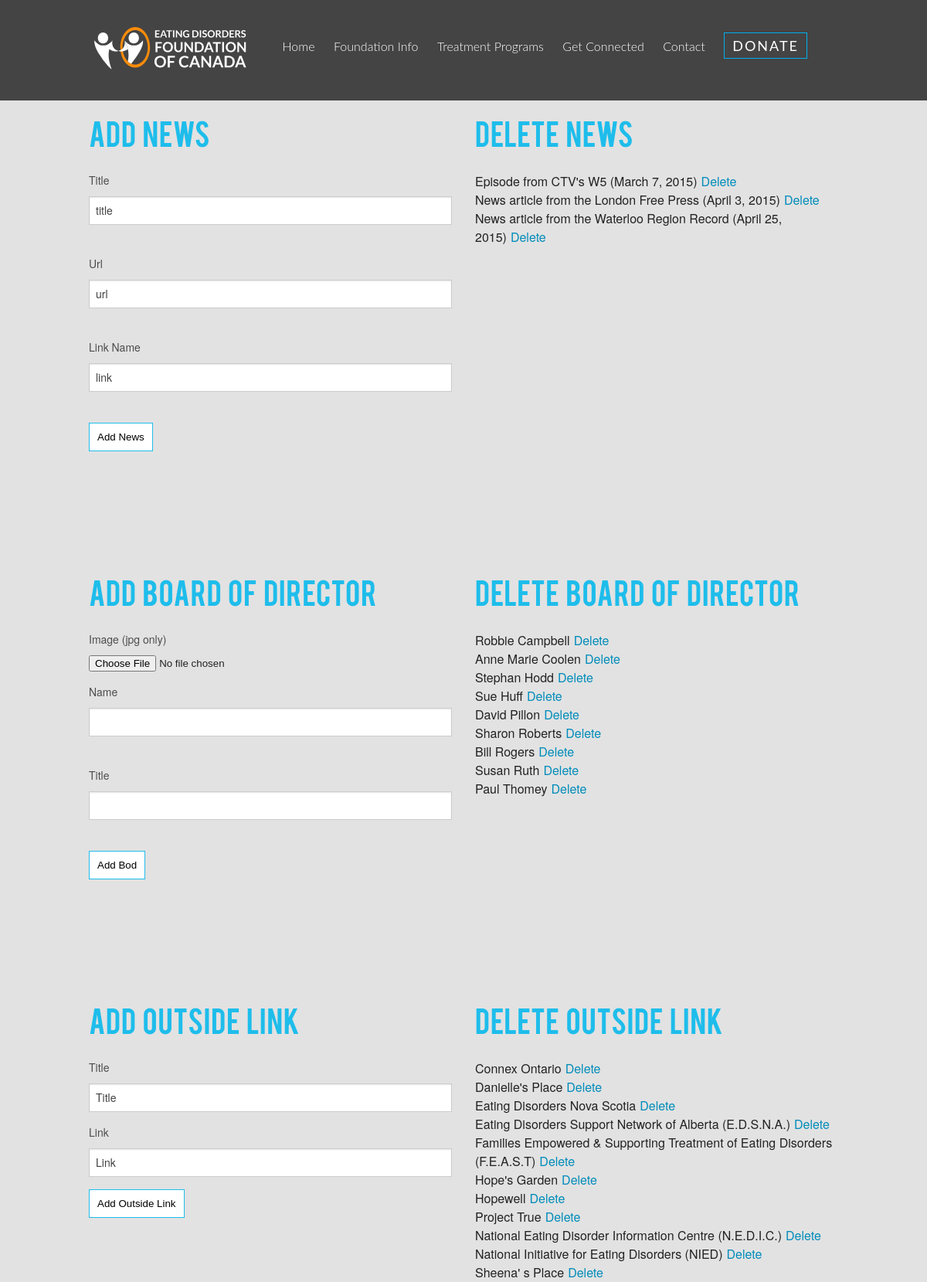
Screenshot of /admin/admin_editfoundation.php with the database file from the repository.
### tables this page shows
CREATE TABLE IF NOT EXISTS tbl_news_updates (
  news_updates_id smallint(5) unsigned NOT NULL AUTO_INCREMENT,
  news_updates_title varchar(300) NOT NULL,
  news_updates_url varchar(300) NOT NULL,
  news_updates_link varchar(300) NOT NULL,
  PRIMARY KEY (news_updates_id)
);

CREATE TABLE IF NOT EXISTS tbl_bod (
  bod_id smallint(4) unsigned NOT NULL AUTO_INCREMENT,
  bod_img varchar(50) NOT NULL,
  bod_name varchar(100) NOT NULL,
  bod_title varchar(100) NOT NULL,
  PRIMARY KEY (bod_id)
);

CREATE TABLE IF NOT EXISTS tbl_oslink (
  oslink_id smallint(4) unsigned NOT NULL AUTO_INCREMENT,
  oslink_title varchar(200) NOT NULL,
  oslink_url varchar(100) NOT NULL,
  PRIMARY KEY (oslink_id)
);

### admin/includes/read.php (called while the page is built, shortened)
<?php
	function getAllNews($tblN, $idN) {
		include('connect.php');
		$newsquery = "SELECT * FROM {$tblN} ORDER BY {$idN} DESC";
		$newsRun = mysqli_query($link, $newsquery);
		if($newsRun){
			return $newsRun;
		}else{
			$error = "there was an error gathering data";
			return $error;
		}
	}
	function getAllbod($tblbod) {
		include('connect.php');
		$bodquery = "SELECT * FROM {$tblbod}";
		$runBod = mysqli_query($link, $bodquery);
		if($runBod){
			return $runBod;
		}else{
			$error = "there was an error gathering data";
			return $error;
		}
	}
	function getAllOS($tblO) {
		include ('connect.php');
		$osquery = "SELECT * FROM {$tblO}";
		$osRun = mysqli_query($link, $osquery);
		if($osRun) {
			return $osRun;
		}else{
			$error = "there was an error gathering data";
			return $error;
		}
	}
?>

### admin/admin_editfoundation.php (the view, shortened to what this page needs)
<?php
$tblN = "tbl_news_updates";
$idN = "news_updates_id";
$news = getAllNews($tblN, $idN);
$tblbod = "tbl_bod";
$bod = getAllbod($tblbod);
$tblO = "tbl_oslink";
$os = getAllOS($tblO);
 ?>
<html>
<head>
	<link href="../css/main.css" rel="stylesheet" type="text/css" media="screen">
 	<link rel="stylesheet" href="../css/foundation.css" />
</head>
<body>
<nav id="navContainer">
<div class="navBg desktop">
	<div class="row">
		<div class="large-12 medium-12 small-12 wideScreen social columns  text-right">
		<a href="index.php"><img class="small-text-center" src="../images/EDFCLogo.svg" width="200"></a>
			<ul>
				<li><a href="../index.php">Home</a></li>
				<li><a href="../foundation.php">Foundation Info </a></li>
				<li><a href="../treatment.php">Treatment Programs</a></li>
				<li><a href="../connected.php">Get Connected </a></li>
				<li><a href="../index.php#contactPage">Contact</a></li>
				<li><a class="navButton" href="donate.php">DONATE</a></li>
			</ul>
		</div>
	</div>
</div>
</nav>
<div class="row">
	<div class="small-12 large-6 columns adminPage paddingHelp">
		<h2>Add News</h2>
			<form action="admin_editfoundation.php" method="post">
				<label>Title</label><br>
				<input type="text" name="title" value="title"><br>
				<label>Url</label><br>
				<input type="text" name="url" value="url"><br>
				<label>Link Name</label><br>
				<input type="text" name="link" value="link"><br>
				<input class="adminBtn" type="submit" name="subNews" value="Add News">
			</form>
	</div>
	<div class="small-12 large-6 columns adminPage paddingHelp">
		<h2>Delete News</h2>
			<?php
				while($row=mysqli_fetch_array($news)) {
					echo "{$row['news_updates_title']}";
					echo "<a class=\"delete\" href=\"includes/caller_news.php?caller_id=delete&id={$row['news_updates_id']}\">Delete</a><br>";
				}
			 ?>
	</div>
</div>
<div class="row">
	<div class="small-12 large-6 columns adminPage paddingHelp">
 		<h2>Add Board of Director</h2>
 			<form action="admin_editfoundation.php" method="post" enctype="multipart/form-data">
				<label>Image (jpg only)</label>
				<input type="file" name="imageB" value=""><br>
				<label>Name</label>
				<input type="text" name="nameB" value=""><br>
				<label>Title</label>
				<input type="text" name="titleB" value=""><br>
				<input  class="adminBtn" type="submit" name="subBod" value="Add Bod">
 			</form>
 	</div>
 	<div class="small-12 large-6 columns adminPage paddingHelp">
		<h2>Delete Board of Director</h2>
			<?php
				while($row=mysqli_fetch_array($bod)) {
					echo "{$row['bod_name']}";
					echo "<a class=\"delete\" href=\"includes/caller_bod.php?caller_id=delete&id={$row['bod_id']}\">Delete</a><br>";
				}
			 ?>
	</div>
</div>
<div class="row">
	<div class="small-12 large-6 columns adminPage paddingHelp">
 		<h2>Add Outside Link</h2>
			 <form action="admin_editfoundation.php" method="post">
			 	<label>Title</label>
			 	<input type="text" name="nameO" value="Title">
			  	<label>Link</label>
			 	<input type="text" name="linkO" value="Link">
			 	<input class="adminBtn" type="submit" name="subOs" value="Add Outside Link">
			 </form>
	</div>
	<div class="small-12 large-6 columns adminPage paddingHelp">
 		<h2>Delete Outside Link</h2>
			<?php
				while($row=mysqli_fetch_array($os)) {
					echo "{$row['oslink_title']}";
					echo "<a class=\"delete\" href=\"includes/caller_linkos.php?caller_id=delete&id={$row['oslink_id']}\">Delete</a><br>";
				}
			 ?>
	</div>
</div>
</body>
</html>

### css/main.css (style rules this page uses)
html { background-color: #e2e2e2; }
.navBg { background-color: rgba(41, 41, 41, 0.85); position: fixed; z-index: 9999; height: 130px; width: 100%; transition: height 0.5s linear, margin-top 0.5s linear; }
.navBg a img { float: left; margin-top: 3%; transition: margin-top 0.5s linear; }
.social { position: absolute; z-index: 2; }
.social ul { margin-right: 30px; margin-top: 20px; transition: margin-top 0.5s linear; }
.social ul li { list-style-type: none; display: inline; padding: 10px; font-family: 'Lato', sans-serif; font-weight: 300; line-height: 80px; color: #fff; transition: margin-top 0.5s linear; }
.social ul li a { color: #fff; transition: all 0.3s linear; }
.navButton { line-height: 10px; padding: 5px 10px 5px 10px; opacity: 1; font-size: 18px; font-weight: 400; letter-spacing: 2px; color: #fff; border: 1px solid #00aeef; transition: all 1s ease; }
.social img { margin: 5px; }
label { float: left; display: inline; margin-right: 5px; color: #cacaca; }
.paddingHelp { padding-top: 150px; }
.adminBtn { padding: 10px; border: 1px solid #1ebdeb; background-color: #FFF; cursor: pointer; margin-bottom: 10px; }
.adminPage h2 { font-family: 'bebasregular', sans-serif; word-spacing: 5px; color: #1ebdeb; padding-bottom: 10px; }
.adminPage label { padding-bottom: 10px; }
.delete { padding-left: 5px; }
@media screen and (min-width: 1081px) { .wideScreen { display: block; } }
@media screen and (min-width: 1081px) { .desktop { display: block; } }

### rows the page displays
tbl_news_updates: news_updates_title "Episode from CTV's W5 (March 7, 2015)"
tbl_news_updates: news_updates_title "News article from the London Free Press (April 3, 2015)"
tbl_news_updates: news_updates_title "News article from the Waterloo Region Record (April 25, 2015)"
tbl_bod: bod_name "Robbie Campbell"
tbl_bod: bod_name "Anne Marie Coolen"
tbl_bod: bod_name "Stephan Hodd"
tbl_bod: bod_name "Sue Huff"
tbl_bod: bod_name "David Pillon"
tbl_bod: bod_name "Sharon Roberts"
tbl_bod: bod_name "Bill Rogers"
tbl_bod: bod_name "Susan Ruth"
tbl_bod: bod_name "Paul Thomey"
tbl_oslink: oslink_title "Connex Ontario"
tbl_oslink: oslink_title "Danielle's Place"
tbl_oslink: oslink_title "Eating Disorders Nova Scotia"
tbl_oslink: oslink_title "Eating Disorders Support Network of Alberta (E.D.S.N.A.)"
tbl_oslink: oslink_title "Families Empowered & Supporting Treatment of Eating Disorders (F.E.A.S.T)"
tbl_oslink: oslink_title "Hope's Garden"
tbl_oslink: oslink_title "Hopewell"
tbl_oslink: oslink_title "Project True"
tbl_oslink: oslink_title "National Eating Disorder Information Centre (N.E.D.I.C.)"
tbl_oslink: oslink_title "National Initiative for Eating Disorders (NIED)"
tbl_oslink: oslink_title "Sheena' s Place"
